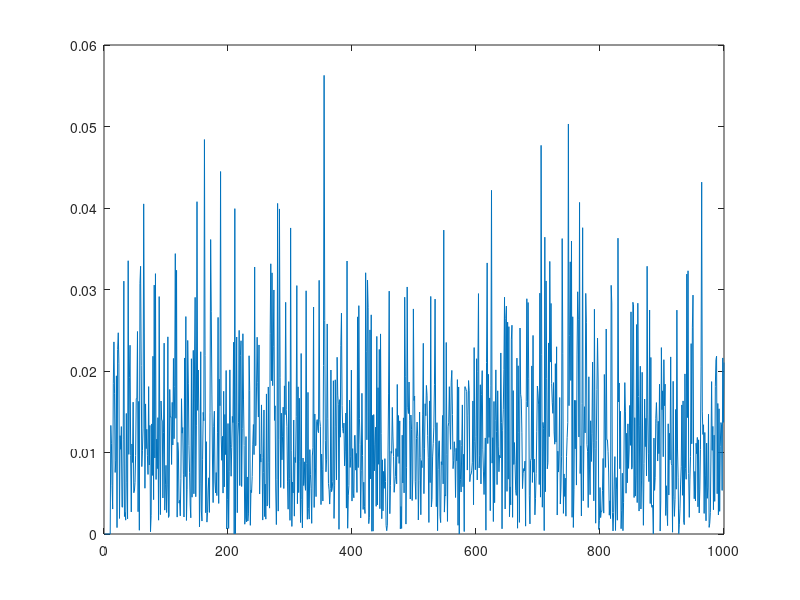

Recreate this plot in MATLAB.
% Problem 14.6-15

close all;clear all; clc;

% White Noise
f = sqrt(0.1)*randn(1000,1);

% Known Impulse Response
hTrue = [0.5 -1 -2 1 0.5]';

% Mu
m = .01;

% Initial Guess for h
h = [0.55 -1 -2 1 0.5]';

% Moving forward in time
for t = 11:numel(f)
    t
    % Desired Signal
    sum = 0;
    for l = 1:numel(hTrue)
        sum = sum + hTrue(l)*f(t-l);
    end
    d = sum;
    
    % Current Signal from hg
    sum = 0;
    for l = 1:numel(h)
        sum = sum + h(l)*f(t-l);
    end
    y = sum;
    
    % LMS Update
    fvec = f(t-numel(h)+1:t);
    hNew = h + m*fvec*abs(d-y);
    
    % Check for convergence
    if(norm(hTrue-h)<.01)
        str = ['Converged'];
        disp(str)
        break
    end
    error(t) = abs(d-y);
    h = hNew;
end
hTrue
h
plot(error)

